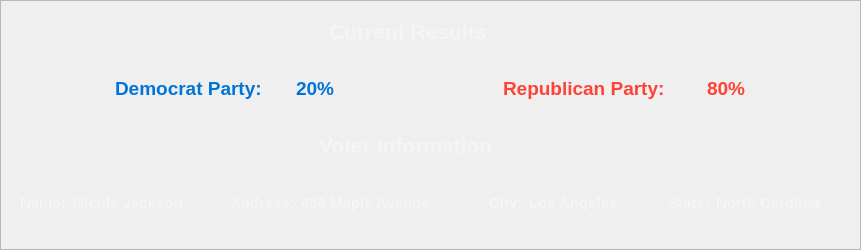
        <widget class="QFrame" name="infoFrame">
         <property name="maximumSize">
          <size>
           <width>861</width>
           <height>251</height>
          </size>
         </property>
         <property name="styleSheet">
          <string notr="true">#infoFrame {
   background-color: rgba(46, 47, 56, 0.8);
   border-radius: 15px;
   border-style: outset;
   border-width: 2px;
   border-radius: 15px;
   border-color: black;
   padding: 4px;
}
</string>
         </property>
         <property name="frameShape">
          <enum>QFrame::Shape::StyledPanel</enum>
         </property>
         <property name="frameShadow">
          <enum>QFrame::Shadow::Raised</enum>
         </property>
         <widget class="QFrame" name="infoVerticalFrame">
          <property name="geometry">
           <rect>
            <x>0</x>
            <y>0</y>
            <width>861</width>
            <height>241</height>
           </rect>
          </property>
          <property name="minimumSize">
           <size>
            <width>861</width>
            <height>241</height>
           </size>
          </property>
          <property name="maximumSize">
           <size>
            <width>861</width>
            <height>241</height>
           </size>
          </property>
          <property name="styleSheet">
           <string notr="true">#infoVerticalFrame {
   background-color: none;
   color: rgb(245,245,245);
   border: none;
}</string>
          </property>
          <layout class="QVBoxLayout" name="verticalLayout_2">
           <property name="leftMargin">
            <number>6</number>
           </property>
           <property name="topMargin">
            <number>6</number>
           </property>
           <property name="rightMargin">
            <number>6</number>
           </property>
           <property name="bottomMargin">
            <number>6</number>
           </property>
           <item>
            <widget class="QWidget" name="horizontalWidget_9" native="true">
             <property name="minimumSize">
              <size>
               <width>861</width>
               <height>41</height>
              </size>
             </property>
             <property name="maximumSize">
              <size>
               <width>861</width>
               <height>41</height>
              </size>
             </property>
             <property name="styleSheet">
              <string notr="true">   background-color: none;
   color: rgb(245,245,245);
   border: none;</string>
             </property>
             <layout class="QHBoxLayout" name="horizontalLayout_12">
              <item>
               <spacer name="horizontalSpacer_31">
                <property name="orientation">
                 <enum>Qt::Orientation::Horizontal</enum>
                </property>
                <property name="sizeType">
                 <enum>QSizePolicy::Policy::Fixed</enum>
                </property>
                <property name="sizeHint" stdset="0">
                 <size>
                  <width>120</width>
                  <height>20</height>
                 </size>
                </property>
               </spacer>
              </item>
              <item>
               <widget class="QLabel" name="currentResultLabel">
                <property name="maximumSize">
                 <size>
                  <width>215</width>
                  <height>51</height>
                 </size>
                </property>
                <property name="font">
                 <font>
                  <family>Arial</family>
                  <pointsize>16</pointsize>
                  <italic>false</italic>
                  <bold>true</bold>
                 </font>
                </property>
                <property name="styleSheet">
                 <string notr="true">QLabel {
   color: rgb(245,245,245);
}</string>
                </property>
                <property name="text">
                 <string>Current Results</string>
                </property>
               </widget>
              </item>
              <item>
               <spacer name="horizontalSpacer_32">
                <property name="orientation">
                 <enum>Qt::Orientation::Horizontal</enum>
                </property>
                <property name="sizeType">
                 <enum>QSizePolicy::Policy::Fixed</enum>
                </property>
                <property name="sizeHint" stdset="0">
                 <size>
                  <width>120</width>
                  <height>20</height>
                 </size>
                </property>
               </spacer>
              </item>
             </layout>
            </widget>
           </item>
           <item>
            <widget class="QFrame" name="horizontalFrame_3">
             <property name="minimumSize">
              <size>
               <width>861</width>
               <height>0</height>
              </size>
             </property>
             <property name="maximumSize">
              <size>
               <width>861</width>
               <height>51</height>
              </size>
             </property>
             <property name="styleSheet">
              <string notr="true">   background-color: none;
   color: rgb(245,245,245);
   border: none;</string>
             </property>
             <layout class="QHBoxLayout" name="horizontalLayout_13">
              <item>
               <spacer name="horizontalSpacer_33">
                <property name="orientation">
                 <enum>Qt::Orientation::Horizontal</enum>
                </property>
                <property name="sizeType">
                 <enum>QSizePolicy::Policy::Preferred</enum>
                </property>
                <property name="sizeHint" stdset="0">
                 <size>
                  <width>120</width>
                  <height>20</height>
                 </size>
                </property>
               </spacer>
              </item>
              <item>
               <widget class="QLabel" name="demLabel">
                <property name="minimumSize">
                 <size>
                  <width>175</width>
                  <height>0</height>
                 </size>
                </property>
                <property name="maximumSize">
                 <size>
                  <width>172</width>
                  <height>31</height>
                 </size>
                </property>
                <property name="font">
                 <font>
                  <family>Arial</family>
                  <pointsize>14</pointsize>
                  <italic>false</italic>
                  <bold>true</bold>
                 </font>
                </property>
                <property name="styleSheet">
                 <string notr="true">QLabel {
    background-color: none;
   color: #0074D9;
   border: none;
}</string>
                </property>
                <property name="text">
                 <string>Democrat Party:</string>
                </property>
               </widget>
              </item>
              <item>
               <widget class="QLabel" name="demVote">
                <property name="minimumSize">
                 <size>
                  <width>51</width>
                  <height>0</height>
                 </size>
                </property>
                <property name="maximumSize">
                 <size>
                  <width>51</width>
                  <height>31</height>
                 </size>
                </property>
                <property name="font">
                 <font>
                  <family>Arial</family>
                  <pointsize>14</pointsize>
                  <italic>false</italic>
                  <bold>true</bold>
                 </font>
                </property>
                <property name="styleSheet">
                 <string notr="true">QLabel {
    background-color: none;
   color: #0074D9;
   border: none;
}</string>
                </property>
                <property name="text">
                 <string>20%</string>
                </property>
               </widget>
              </item>
              <item>
               <spacer name="horizontalSpacer_34">
                <property name="orientation">
                 <enum>Qt::Orientation::Horizontal</enum>
                </property>
                <property name="sizeType">
                 <enum>QSizePolicy::Policy::Fixed</enum>
                </property>
                <property name="sizeHint" stdset="0">
                 <size>
                  <width>150</width>
                  <height>20</height>
                 </size>
                </property>
               </spacer>
              </item>
              <item>
               <widget class="QLabel" name="repLabel">
                <property name="minimumSize">
                 <size>
                  <width>198</width>
                  <height>0</height>
                 </size>
                </property>
                <property name="maximumSize">
                 <size>
                  <width>187</width>
                  <height>31</height>
                 </size>
                </property>
                <property name="font">
                 <font>
                  <family>Arial</family>
                  <pointsize>14</pointsize>
                  <italic>false</italic>
                  <bold>true</bold>
                 </font>
                </property>
                <property name="styleSheet">
                 <string notr="true">QLabel {
    background-color: none;
   color:  #FF4136;
   border: none;
}</string>
                </property>
                <property name="text">
                 <string>Republican Party:</string>
                </property>
               </widget>
              </item>
              <item>
               <widget class="QLabel" name="repVote">
                <property name="minimumSize">
                 <size>
                  <width>51</width>
                  <height>0</height>
                 </size>
                </property>
                <property name="maximumSize">
                 <size>
                  <width>51</width>
                  <height>31</height>
                 </size>
                </property>
                <property name="font">
                 <font>
                  <family>Arial</family>
                  <pointsize>14</pointsize>
                  <italic>false</italic>
                  <bold>true</bold>
                 </font>
                </property>
                <property name="styleSheet">
                 <string notr="true">QLabel {
    background-color: none;
   color: #FF4136;
   border: none;
}</string>
                </property>
                <property name="text">
                 <string>80%</string>
                </property>
               </widget>
              </item>
              <item>
               <spacer name="horizontalSpacer_37">
                <property name="orientation">
                 <enum>Qt::Orientation::Horizontal</enum>
                </property>
                <property name="sizeType">
                 <enum>QSizePolicy::Policy::Preferred</enum>
                </property>
                <property name="sizeHint" stdset="0">
                 <size>
                  <width>120</width>
                  <height>20</height>
                 </size>
                </property>
               </spacer>
              </item>
             </layout>
            </widget>
           </item>
           <item>
            <widget class="QWidget" name="horizontalWidget_5" native="true">
             <property name="minimumSize">
              <size>
               <width>861</width>
               <height>41</height>
              </size>
             </property>
             <property name="maximumSize">
              <size>
               <width>861</width>
               <height>41</height>
              </size>
             </property>
             <property name="styleSheet">
              <string notr="true">   background-color: none;
   color: rgb(245,245,245);
   border: none;</string>
             </property>
             <layout class="QHBoxLayout" name="horizontalLayout_8">
              <item>
               <spacer name="horizontalSpacer_14">
                <property name="orientation">
                 <enum>Qt::Orientation::Horizontal</enum>
                </property>
                <property name="sizeType">
                 <enum>QSizePolicy::Policy::Fixed</enum>
                </property>
                <property name="sizeHint" stdset="0">
                 <size>
                  <width>120</width>
                  <height>20</height>
                 </size>
                </property>
               </spacer>
              </item>
              <item>
               <widget class="QLabel" name="voterLabel">
                <property name="maximumSize">
                 <size>
                  <width>235</width>
                  <height>51</height>
                 </size>
                </property>
                <property name="font">
                 <font>
                  <family>Arial</family>
                  <pointsize>16</pointsize>
                  <italic>false</italic>
                  <bold>true</bold>
                 </font>
                </property>
                <property name="styleSheet">
                 <string notr="true">QLabel {
   color: rgb(245,245,245);
}</string>
                </property>
                <property name="text">
                 <string>Voter Information</string>
                </property>
               </widget>
              </item>
              <item>
               <spacer name="horizontalSpacer_15">
                <property name="orientation">
                 <enum>Qt::Orientation::Horizontal</enum>
                </property>
                <property name="sizeType">
                 <enum>QSizePolicy::Policy::Fixed</enum>
                </property>
                <property name="sizeHint" stdset="0">
                 <size>
                  <width>120</width>
                  <height>20</height>
                 </size>
                </property>
               </spacer>
              </item>
             </layout>
            </widget>
           </item>
           <item>
            <widget class="QFrame" name="horizontalFrame_2">
             <property name="minimumSize">
              <size>
               <width>861</width>
               <height>51</height>
              </size>
             </property>
             <property name="maximumSize">
              <size>
               <width>861</width>
               <height>51</height>
              </size>
             </property>
             <property name="styleSheet">
              <string notr="true">   background-color: none;
   color: rgb(245,245,245);
   border: none;</string>
             </property>
             <layout class="QHBoxLayout" name="horizontalLayout_7">
              <item>
               <spacer name="horizontalSpacer_22">
                <property name="orientation">
                 <enum>Qt::Orientation::Horizontal</enum>
                </property>
                <property name="sizeType">
                 <enum>QSizePolicy::Policy::Fixed</enum>
                </property>
                <property name="sizeHint" stdset="0">
                 <size>
                  <width>5</width>
                  <height>20</height>
                 </size>
                </property>
               </spacer>
              </item>
              <item>
               <widget class="QLabel" name="nameLabel">
                <property name="maximumSize">
                 <size>
                  <width>61</width>
                  <height>31</height>
                 </size>
                </property>
                <property name="font">
                 <font>
                  <family>Arial</family>
                  <pointsize>11</pointsize>
                  <italic>false</italic>
                  <bold>true</bold>
                 </font>
                </property>
                <property name="styleSheet">
                 <string notr="true">QLabel {
    background-color: none;
   color: rgb(245,245,245);
   border: none;
}</string>
                </property>
                <property name="text">
                 <string>Name:</string>
                </property>
               </widget>
              </item>
              <item>
               <widget class="QLabel" name="name">
                <property name="minimumSize">
                 <size>
                  <width>145</width>
                  <height>0</height>
                 </size>
                </property>
                <property name="maximumSize">
                 <size>
                  <width>170</width>
                  <height>31</height>
                 </size>
                </property>
                <property name="font">
                 <font>
                  <family>Arial</family>
                  <pointsize>11</pointsize>
                  <italic>false</italic>
                  <bold>true</bold>
                 </font>
                </property>
                <property name="styleSheet">
                 <string notr="true">QLabel {
   background-color: none;
   color: rgb(245,245,245);
   border: none;
}</string>
                </property>
                <property name="text">
                 <string>Michle Jackson</string>
                </property>
               </widget>
              </item>
              <item>
               <spacer name="horizontalSpacer_18">
                <property name="orientation">
                 <enum>Qt::Orientation::Horizontal</enum>
                </property>
                <property name="sizeType">
                 <enum>QSizePolicy::Policy::Fixed</enum>
                </property>
                <property name="sizeHint" stdset="0">
                 <size>
                  <width>40</width>
                  <height>20</height>
                 </size>
                </property>
               </spacer>
              </item>
              <item>
               <widget class="QLabel" name="addressLabel">
                <property name="maximumSize">
                 <size>
                  <width>86</width>
                  <height>31</height>
                 </size>
                </property>
                <property name="font">
                 <font>
                  <family>Arial</family>
                  <pointsize>11</pointsize>
                  <italic>false</italic>
                  <bold>true</bold>
                 </font>
                </property>
                <property name="styleSheet">
                 <string notr="true">QLabel {
    background-color: none;
   color: rgb(245,245,245);
   border: none;
}</string>
                </property>
                <property name="text">
                 <string>Address:</string>
                </property>
               </widget>
              </item>
              <item>
               <widget class="QLabel" name="address">
                <property name="minimumSize">
                 <size>
                  <width>165</width>
                  <height>31</height>
                 </size>
                </property>
                <property name="maximumSize">
                 <size>
                  <width>145</width>
                  <height>31</height>
                 </size>
                </property>
                <property name="font">
                 <font>
                  <family>Arial</family>
                  <pointsize>11</pointsize>
                  <italic>false</italic>
                  <bold>true</bold>
                 </font>
                </property>
                <property name="styleSheet">
                 <string notr="true">QLabel {
   background-color: none;
   color: rgb(245,245,245);
   border: none;
}</string>
                </property>
                <property name="text">
                 <string>456 Maple Avenue</string>
                </property>
               </widget>
              </item>
              <item>
               <spacer name="horizontalSpacer_19">
                <property name="orientation">
                 <enum>Qt::Orientation::Horizontal</enum>
                </property>
                <property name="sizeType">
                 <enum>QSizePolicy::Policy::Fixed</enum>
                </property>
                <property name="sizeHint" stdset="0">
                 <size>
                  <width>70</width>
                  <height>20</height>
                 </size>
                </property>
               </spacer>
              </item>
              <item>
               <widget class="QLabel" name="cityLabel">
                <property name="maximumSize">
                 <size>
                  <width>46</width>
                  <height>31</height>
                 </size>
                </property>
                <property name="font">
                 <font>
                  <family>Arial</family>
                  <pointsize>11</pointsize>
                  <italic>false</italic>
                  <bold>true</bold>
                 </font>
                </property>
                <property name="styleSheet">
                 <string notr="true">QLabel {
    background-color: none;
   color: rgb(245,245,245);
   border: none;
}</string>
                </property>
                <property name="text">
                 <string>City:</string>
                </property>
               </widget>
              </item>
              <item>
               <widget class="QLabel" name="city">
                <property name="minimumSize">
                 <size>
                  <width>145</width>
                  <height>0</height>
                 </size>
                </property>
                <property name="maximumSize">
                 <size>
                  <width>145</width>
                  <height>31</height>
                 </size>
                </property>
                <property name="font">
                 <font>
                  <family>Arial</family>
                  <pointsize>11</pointsize>
                  <italic>false</italic>
                  <bold>true</bold>
                 </font>
                </property>
                <property name="styleSheet">
                 <string notr="true">QLabel {
   background-color: none;
   color: rgb(245,245,245);
   border: none;
}</string>
                </property>
                <property name="text">
                 <string>Los Angeles</string>
                </property>
               </widget>
              </item>
              <item>
               <spacer name="horizontalSpacer_20">
                <property name="orientation">
                 <enum>Qt::Orientation::Horizontal</enum>
                </property>
                <property name="sizeType">
                 <enum>QSizePolicy::Policy::Fixed</enum>
                </property>
                <property name="sizeHint" stdset="0">
                 <size>
                  <width>20</width>
                  <height>20</height>
                 </size>
                </property>
               </spacer>
              </item>
              <item>
               <widget class="QLabel" name="stateLabel">
                <property name="maximumSize">
                 <size>
                  <width>56</width>
                  <height>31</height>
                 </size>
                </property>
                <property name="font">
                 <font>
                  <family>Arial</family>
                  <pointsize>11</pointsize>
                  <italic>false</italic>
                  <bold>true</bold>
                 </font>
                </property>
                <property name="styleSheet">
                 <string notr="true">QLabel {
    background-color: none;
   color: rgb(245,245,245);
   border: none;
}</string>
                </property>
                <property name="text">
                 <string>State:</string>
                </property>
               </widget>
              </item>
              <item>
               <widget class="QLabel" name="state">
                <property name="minimumSize">
                 <size>
                  <width>145</width>
                  <height>0</height>
                 </size>
                </property>
                <property name="maximumSize">
                 <size>
                  <width>145</width>
                  <height>31</height>
                 </size>
                </property>
                <property name="font">
                 <font>
                  <family>Arial</family>
                  <pointsize>11</pointsize>
                  <italic>false</italic>
                  <bold>true</bold>
                 </font>
                </property>
                <property name="styleSheet">
                 <string notr="true">QLabel {
   background-color: none;
   color: rgb(245,245,245);
   border: none;
}</string>
                </property>
                <property name="text">
                 <string>North Carolina</string>
                </property>
               </widget>
              </item>
              <item>
               <spacer name="horizontalSpacer_21">
                <property name="orientation">
                 <enum>Qt::Orientation::Horizontal</enum>
                </property>
                <property name="sizeType">
                 <enum>QSizePolicy::Policy::Fixed</enum>
                </property>
                <property name="sizeHint" stdset="0">
                 <size>
                  <width>30</width>
                  <height>20</height>
                 </size>
                </property>
               </spacer>
              </item>
             </layout>
            </widget>
           </item>
          </layout>
         </widget>
        </widget>
